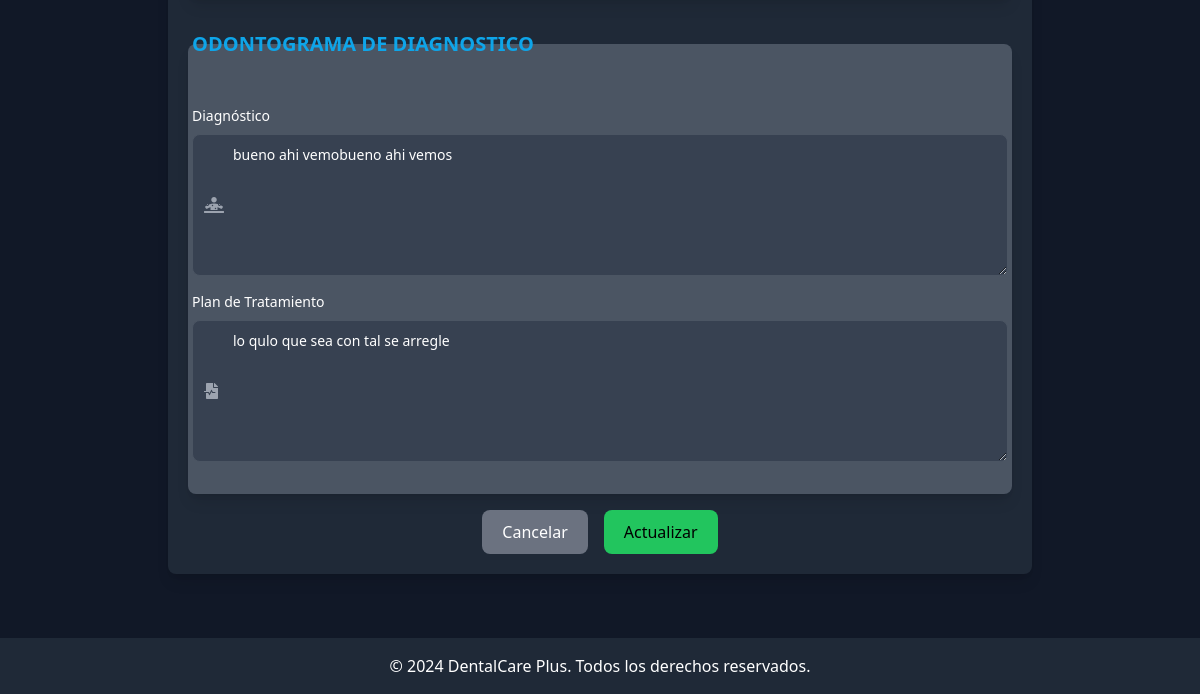
The page /patients/2/edit/ (signed in, lower part) on the database as committed earlier.
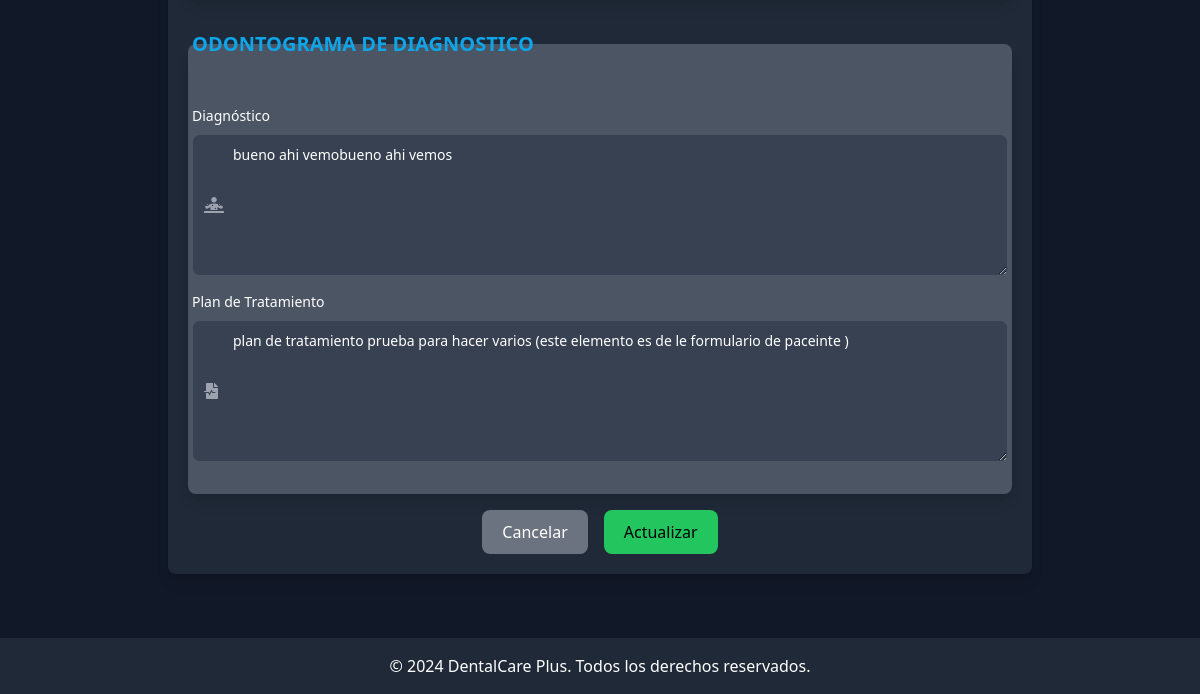
The same page on the database as committed later.
### appointments/models.py (models this page shows, shortened)
class Patient(models.Model):
    name = models.CharField(max_length=100, verbose_name="Nombre Del Paciente")
    age = models.IntegerField(default=0, verbose_name="Edad", null=True, blank=True)
    email = models.EmailField(verbose_name="Correo Electrónico", null=True, blank=True)
    birth_date = models.DateField(verbose_name="Fecha De Nacimiento", null=True, blank=True)
    num_Expidiente = models.CharField(max_length=50, verbose_name="Número De Expediente", null=True, blank=True)
    identity_number = models.CharField(max_length=50, verbose_name="Número De Identidad", null=True, blank=True)
    gender = models.CharField(max_length=1, choices=[('F', 'Femenino'), ('M', 'Masculino')], verbose_name="Género", null=True, blank=True)
    phone = models.CharField(max_length=15, verbose_name="Teléfono", null=True, blank=True)
    next_appointment = models.DateTimeField(null=True, blank=True, verbose_name="Próxima Cita")
    dentist = models.ForeignKey(User, on_delete=models.CASCADE, verbose_name="Dentista")
    origin = models.CharField(max_length=100, verbose_name="Lugar De Procedencia", null=True, blank=True)
    neighborhood = models.CharField(max_length=100, verbose_name="Barrio / Colonia / Residencial", null=True, blank=True)
    responsible_name = models.CharField(max_length=100, verbose_name="Nombre Del Responsable", null=True, blank=True)
    relationship = models.CharField(max_length=50, verbose_name="Relación / Parentesco", null=True, blank=True)
    responsible_phone = models.CharField(max_length=15, verbose_name="Teléfono Del Responsable", null=True, blank=True)
    hospitalized_last_2_years = models.CharField(max_length=3, choices=[('yes', 'Sí'), ('no', 'No')], default='no', verbose_name="¿Ha sido hospitalizado en los últimos dos años?", null=True, blank=True)
    hospitalization_reason = models.CharField(max_length=200, blank=True, null=True, default='', verbose_name="¿Por qué?")
    under_medical_treatment = models.CharField(max_length=3, choices=[('yes', 'Sí'), ('no', 'No')], default='no', verbose_name="¿Está bajo tratamiento médico por enfermedad?", null=True, blank=True)
    medical_condition = models.CharField(max_length=200, blank=True, null=True, default='', verbose_name="¿Sí, qué enfermedad?")
    allergic_to_substances = models.CharField(max_length=3, choices=[('yes', 'Sí'), ('no', 'No')], default='no', verbose_name="¿Es alérgico a alguna sustancia, alimento o droga?", null=True, blank=True)
    allergies_detail = models.CharField(max_length=200, blank=True, null=True, default='', verbose_name="¿A qué?")
    regular_medications = models.CharField(max_length=200, blank=True, null=True, default='', verbose_name="¿Qué medicamentos consume habitualmente?")
    smokes = models.CharField(max_length=3, choices=[('yes', 'Sí'), ('no', 'No')], default='no', verbose_name="¿Fuma?", null=True, blank=True)
    cigarettes_per_day = models.IntegerField(blank=True, null=True, default=0, verbose_name="¿Cuántos al día?")
    drinks_alcohol = models.CharField(max_length=3, choices=[('yes', 'Sí'), ('no', 'No')], default='no', verbose_name="¿Toma alcohol?", null=True, blank=True)
    alcohol_amount = models.CharField(max_length=100, blank=True, null=True, default='', verbose_name="¿Cuánto?")
    is_pregnant = models.CharField(max_length=3, choices=[('yes', 'Sí'), ('no', 'No')], default='no', verbose_name="¿Está embarazada?", null=True, blank=True)
    pregnancy_months = models.IntegerField(blank=True, null=True, default=0, verbose_name="¿Cuántos meses?")
    CONDITIONS_CHOICES = [
        ('cardiac_problems', 'Problemas Cardiacos'),
        ('high_blood_pressure', 'Presión Sanguínea Alta'),
        ('low_blood_pressure', 'Presión Sanguínea Baja'),
        ('venereal_diseases', 'Enfermedades Venéreas'),
        ('hepatitis', 'Hepatitis'),
        ('stomach_ulcers', 'Úlceras Estomacales'),
        ('headaches', 'Dolor De Cabeza'),
        ('aids', 'Sida'),
        ('epilepsy', 'Epilepsia'),
        ('arthritis', 'Artritis'),
        ('diabetes', 'Diabetes'),
        ('nervous_issues', 'Alteraciones nerviosas'),
        ('sinusitis', 'Sinusitis'),
        ('other', 'Otras')
    ]
    ToothCondition =[
         ('S', 'S'),# ('S', 'Sano (S)'),
        ('A', 'A'), #('A', 'Amalgama (A)'),
        ('R', 'R'),#('R', 'Resina (R)'),
        ('C', 'C'),#('C', 'Caries (C)'),
        ('-', '-'),#('-', 'Ausente (-)'),
        ('X', 'X'),# ('X', 'Perdido (X)'),
        ('EI', 'EI'), #('EI', 'Extracción Indicada (EI)'),
        ('P', 'P'), #('P', 'Periodontopatias (P)'),
        ('E', 'E'), #('E', 'Endodoncia (E)'),
        ('PR', 'PR'), #('PR', 'Prótesis Removible (PR)'),
        ('I', 'I'), #('I', 'Incrustación (I)'),
        ('FR', 'FR'), #('FR', 'Fractura Dentaria (FR)'),
        ('S', 'S'), #('S', 'Sellantes (S)'),
        ('PP', 'PP'), #('PP', 'Pulpotomía (PP)'),
        ('PC', 'PC'), #('PC', 'Pulpectomia (PC)'),
    ]
    CONDITIONS_TYPE_CHOICES = [
        ('generalized', 'Generalizada'),
        ('localized', 'Localizada')
    ]
    conditions = MultiSelectField(choices=CONDITIONS_CHOICES, default='', verbose_name="Afecciones", null=True, blank=True)
    observations = models.TextField(blank=True, null=True, default='', verbose_name="Observaciones")
    attach_medical_report = models.CharField(max_length=3, choices=[('yes', 'Sí'), ('no', 'No')], default='no', verbose_name="Adjunta el informe médico", null=True, blank=True)
    difficulty_speaking = models.CharField(max_length=3, choices=[('yes', 'Sí'), ('no', 'No')], default='no', verbose_name="¿Tiene dificultad para hablar?", null=True, blank=True)
    difficulty_chewing = models.CharField(max_length=3, choices=[('yes', 'Sí'), ('no', 'No')], default='no', verbose_name="¿Para masticar?", null=True, blank=True)
    difficulty_opening_mouth = models.CharField(max_length=3, choices=[('yes', 'Sí'), ('no', 'No')], default='no', verbose_name="¿Para abrir la boca?", null=True, blank=True)
    difficulty_swallowing = models.CharField(max_length=3, choices=[('yes', 'Sí'), ('no', 'No')], default='no', verbose_name="¿Para tragar los alimentos?", null=True, blank=True)
    bleeding_gums = models.CharField(max_length=3, choices=[('yes', 'Sí'), ('no', 'No')], default='no', verbose_name="¿Le sangran las encías?", null=True, blank=True)
    tooth_mobility = models.CharField(max_length=3, choices=[('yes', 'Sí'), ('no', 'No')], default='no', verbose_name="¿Tiene movilidad en algún diente?", null=True, blank=True)
    pus_in_mouth = models.CharField(max_length=3, choices=[('yes', 'Sí'), ('no', 'No')], default='no', verbose_name="¿Le sale pus de algún lugar de la boca?", null=True, blank=True)
    pus_location = models.CharField(max_length=200, blank=True, null=True, default='', verbose_name="¿Dónde?")
    brushing_frequency = models.IntegerField(default=0, verbose_name="¿Cuántas veces al día se cepilla los dientes?", null=True, blank=True)
    oral_hygiene_status = models.CharField(max_length=10, choices=[('good', 'Buena'), ('regular', 'Regular'), ('poor', 'Mala')], default='good', verbose_name="¿Estado de la higiene bucal?", null=True, blank=True)
    tongue_condition = models.CharField(max_length=10, choices=[('abnormal', 'Anormal'), ('normal', 'Normal')], default='normal', verbose_name="Lengua", null=True, blank=True)
    lips_condition = models.CharField(max_length=10, choices=[('abnormal', 'Anormal'), ('normal', 'Normal')], default='normal', verbose_name="Labios", null=True, blank=True)
    cheeks_condition = models.CharField(max_length=10, choices=[('abnormal', 'Anormal'), ('normal', 'Normal')], default='normal', verbose_name="Carillos", null=True, blank=True)
    floor_of_mouth_condition = models.CharField(max_length=10, choices=[('abnormal', 'Anormal'), ('normal', 'Normal')], default='normal', verbose_name="Piso de la boca", null=True, blank=True)
    gingival_tissue_condition = models.CharField(max_length=10, choices=[('abnormal', 'Anormal'), ('normal', 'Normal')], default='normal', verbose_name="Tejido gingival – periodontal", null=True, blank=True)
    number_of_teeth = models.IntegerField(default=0, verbose_name="Cantidad de dientes presentes", null=True, blank=True)
    tartar_presence = models.CharField(max_length=3, choices=[('yes', 'Sí'), ('no', 'No')], default='no', verbose_name="Presencia de sarro", null=True, blank=True)
    periodontal_disease = models.CharField(max_length=3, choices=[('yes', 'Sí'), ('no', 'No')], default='no', verbose_name="Enfermedad periodontal", null=True, blank=True)
    periodontal_disease_location = models.CharField(max_length=200, blank=True, null=True, default='', verbose_name="¿Dónde? (si es localizada)")
    conditions_type = models.CharField(max_length=20, choices=CONDITIONS_TYPE_CHOICES, default='generalized', verbose_name="Tipo de afección", null=True, blank=True)
    tooth_1 = models.CharField(max_length=2, choices=ToothCondition, blank=True, null=True, verbose_name="Diente 1")
    tooth_2 = models.CharField(max_length=2, choices=ToothCondition, blank=True, null=True, verbose_name="Diente 2")
    tooth_3 = models.CharField(max_length=2, choices=ToothCondition, blank=True, null=True, verbose_name="Diente 3")
    tooth_4 = models.CharField(max_length=2, choices=ToothCondition, blank=True, null=True, verbose_name="Diente 4")
    tooth_5 = models.CharField(max_length=2, choices=ToothCondition, blank=True, null=True, verbose_name="Diente 5")
    tooth_6 = models.CharField(max_length=2, choices=ToothCondition, blank=True, null=True, verbose_name="Diente 6")
    tooth_7 = models.CharField(max_length=2, choices=ToothCondition, blank=True, null=True, verbose_name="Diente 7")
    tooth_8 = models.CharField(max_length=2, choices=ToothCondition, blank=True, null=True, verbose_name="Diente 8")
    tooth_9 = models.CharField(max_length=2, choices=ToothCondition, blank=True, null=True, verbose_name="Diente 9")
    tooth_10 = models.CharField(max_length=2, choices=ToothCondition, blank=True, null=True, verbose_name="Diente 10")
    tooth_11 = models.CharField(max_length=2, choices=ToothCondition, blank=True, null=True, verbose_name="Diente 11")
    tooth_12 = models.CharField(max_length=2, choices=ToothCondition, blank=True, null=True, verbose_name="Diente 12")
    tooth_13 = models.CharField(max_length=2, choices=ToothCondition, blank=True, null=True, verbose_name="Diente 13")
    tooth_14 = models.CharField(max_length=2, choices=ToothCondition, blank=True, null=True, verbose_name="Diente 14")
    tooth_15 = models.CharField(max_length=2, choices=ToothCondition, blank=True, null=True, verbose_name="Diente 15")
    tooth_16 = models.CharField(max_length=2, choices=ToothCondition, blank=True, null=True, verbose_name="Diente 16")
    tooth_17 = models.CharField(max_length=2, choices=ToothCondition, blank=True, null=True, verbose_name="Diente 17")
    tooth_18 = models.CharField(max_length=2, choices=ToothCondition, blank=True, null=True, verbose_name="Diente 18")
    tooth_19 = models.CharField(max_length=2, choices=ToothCondition, blank=True, null=True, verbose_name="Diente 19")
    tooth_20 = models.CharField(max_length=2, choices=ToothCondition, blank=True, null=True, verbose_name="Diente 20")
    tooth_21 = models.CharField(max_length=2, choices=ToothCondition, blank=True, null=True, verbose_name="Diente 21")
    tooth_22 = models.CharField(max_length=2, choices=ToothCondition, blank=True, null=True, verbose_name="Diente 22")
    tooth_23 = models.CharField(max_length=2, choices=ToothCondition, blank=True, null=True, verbose_name="Diente 23")
    tooth_24 = models.CharField(max_length=2, choices=ToothCondition, blank=True, null=True, verbose_name="Diente 24")
    tooth_25 = models.CharField(max_length=2, choices=ToothCondition, blank=True, null=True, verbose_name="Diente 25")
    tooth_26 = models.CharField(max_length=2, choices=ToothCondition, blank=True, null=True, verbose_name="Diente 26")
    tooth_27 = models.CharField(max_length=2, choices=ToothCondition, blank=True, null=True, verbose_name="Diente 27")
    tooth_28 = models.CharField(max_length=2, choices=ToothCondition, blank=True, null=True, verbose_name="Diente 28")
    tooth_29 = models.CharField(max_length=2, choices=ToothCondition, blank=True, null=True, verbose_name="Diente 29")
    tooth_30 = models.CharField(max_length=2, choices=ToothCondition, blank=True, null=True, verbose_name="Diente 30")
    tooth_31 = models.CharField(max_length=2, choices=ToothCondition, blank=True, null=True, verbose_name="Diente 31")
    tooth_32 = models.CharField(max_length=2, choices=ToothCondition, blank=True, null=True, verbose_name="Diente 32")
    diagnosis = models.TextField(default='', verbose_name="Diagnóstico", null=True, blank=True)
    treatment_plan = models.TextField(default='', verbose_name="Plan de Tratamiento", null=True, blank=True)

### appointments/views.py (the view)
# urls.py: path('patients/<int:pk>/edit/', views.patient_edit, name='patient_edit'),
@login_required
def patient_edit(request, pk):
    patient = get_object_or_404(Patient, pk=pk, dentist=request.user)
    if request.method == 'POST':
        form = PatientForm(request.POST, instance=patient)
        if form.is_valid():
            form.save()
            return redirect('patients_list')
    else:
        form = PatientForm(instance=patient)
    return render(request, 'appointments/patient_form.html', {'form': form})

### appointments/forms.py (shortened to what this page needs)
class PatientForm(forms.ModelForm):
    class Meta:
        model = Patient
        fields = '__all__'
        exclude = ['dentist']
        widgets = {
            'conditions': forms.CheckboxSelectMultiple,
            'conditions_type': forms.RadioSelect(choices=Patient.CONDITIONS_TYPE_CHOICES),
        }
    def __init__(self, *args, **kwargs):
        self.user = kwargs.pop('user', None)
        super(PatientForm, self).__init__(*args, **kwargs)

### appointments/templates/appointments/patient_form.html (shortened to what this page needs)
{% extends 'appointments/base.html' %}
{% block content %}
{% load widget_tweaks %}
<div class="container mx-auto py-8 px-4 max-w-4xl lg:py-16">
    <form method="post" action="" class="bg-gray-800 p-5 rounded-lg shadow-lg">
         <fieldset class="py-8 px-1 mx-auto max-w-4xl lg:py-8 bg-gray-600 p-2 rounded-lg shadow-lg mt-8">
            <legend class="text-xl font-semibold text-dental-blue flex justify-center mb-4">ODONTOGRAMA DE DIAGNOSTICO</legend>
            <div class="grid grid-cols-1 gap-4">
                <div class="w-full">
                    <label for="{{ form.diagnosis.id_for_label }}" class="block mb-2 text-sm font-medium text-white">Diagnóstico</label>
                    <div class="relative">
                        <span class="absolute inset-y-0 left-0 flex items-center pl-3">
                            <i class="fas fa-solid fa-diagnoses text-gray-400"></i>
                        </span>
                        {% render_field form.diagnosis|attr:"rows:6" type="textarea" placeholder="Diagnóstico" class+="pl-10 bg-gray-700 border border-gray-600 text-white text-sm rounded-lg focus:ring-primary-600 focus:border-primary-600 block w-full p-2.5" %}
                    </div>
                </div>
                <div class="w-full">
                    <label for="{{ form.treatment_plan.id_for_label }}" class="block mb-2 text-sm font-medium text-white">Plan de Tratamiento</label>
                    <div class="relative">
                        <span class="absolute inset-y-0 left-0 flex items-center pl-3">
                            <i class="fas fa-solid fa-file-medical-alt text-gray-400"></i>
                        </span>
                        {% render_field form.treatment_plan|attr:"rows:6" type="textarea" placeholder="Plan de Tratamiento" class+="pl-10 bg-gray-700 border border-gray-600 text-white text-sm rounded-lg focus:ring-primary-600 focus:border-primary-600 block w-full p-2.5" %}
                    </div>
                </div>
            </div>
         </fieldset>
        <div class="flex justify-center mt-4 space-x-4">
            <a href="{% url 'patients_list' %}" class="bg-gray-500 text-white px-5 py-2.5 rounded-lg focus:ring-4 focus:ring-primary-200 dark:focus:ring-primary-900 hover:bg-gray-600 transition-colors">
                Cancelar
            </a>
            <button type="submit" class="bg-dental-green text-black px-5 py-2.5 rounded-lg focus:ring-4 focus:ring-primary-200 dark:focus:ring-primary-900 hover:bg-dental-green/80 transition-colors">
                {% if form.instance.pk %}Actualizar{% else %}Crear{% endif %}
            </button>
        </div>
    </form>
</div>
{% endblock %}

Rows that differ between the two databases and show on the page:
changed Patient "bueno ahi vemobueno ahi vemos": treatment_plan "lo qulo que sea con tal se arregle" → "plan de tratamiento prueba para hacer varios (este elemento es de le formulario de paceinte )"
